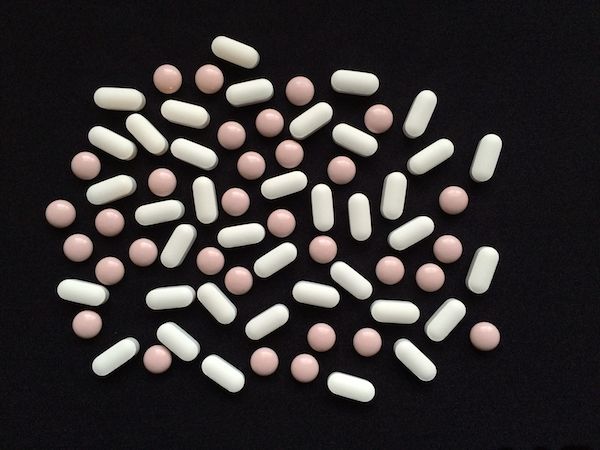
#> input picture practicals/p2/pills.png, 600 x 450 px
$ python p2.py
#> lines starting #> are read from the running program, lines starting #| are printed output that depends on the picture; after the words box and inside, x2 and y2 are one past the last pixel; in counts of white or black regions, pixels touching at a corner belong together
import cv2
import skimage
from skimage import measure
import numpy as np
import matplotlib.pyplot as plt

# Step 1: preprocessing
"""
The first step involves thresholding and converting the image to a binary image, as we did in Practical
00. The result will be a binary image with each object of interest expressed as a connected component of
white pixels. Intensity of images that you will process in class may have some linear trend, thus its removal
should help in getting a better binary image (do you remember one of the example dyadic point
operators?). You may also see the need for histogram equalization before binarization. As an example,
the binary image can be obtained in the following way, using the Fisher ratio-based thresholding
approach (we use Otsu’s implementation):
"""

# read the image in but this reads it in rgb
img = cv2.imread("pills.png")
#> img is the input picture: shape (450, 600, 3); mean B, G, R 51.2, 51.4, 55.8

#turn to greyscale
grey = cv2.cvtColor(img, cv2.COLOR_BGR2GRAY)
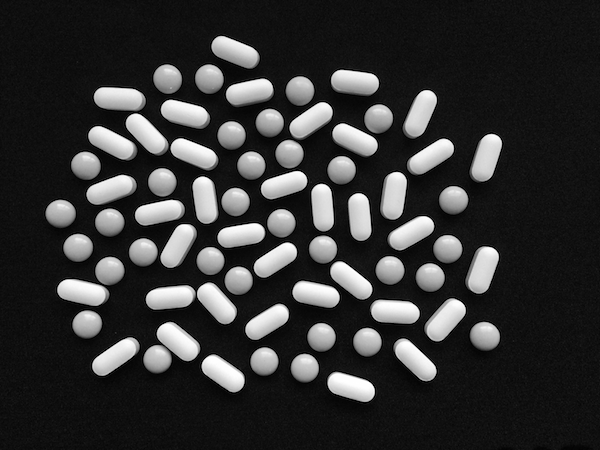
#> grey: shape (450, 600); min 0, max 255, mean 52.7

# doing this cuz said in instructions but maybe cuz some pills r pink?
#equalized = cv2.equalizeHist(grey)

#otsu finds the threshold and it will seperate the pills (makke them white) and the background 0, basically maximizing the intensity btw background
#and foreground??
ret1, binary = cv2.threshold(grey, 0, 255, cv2.THRESH_BINARY+cv2.THRESH_OTSU)
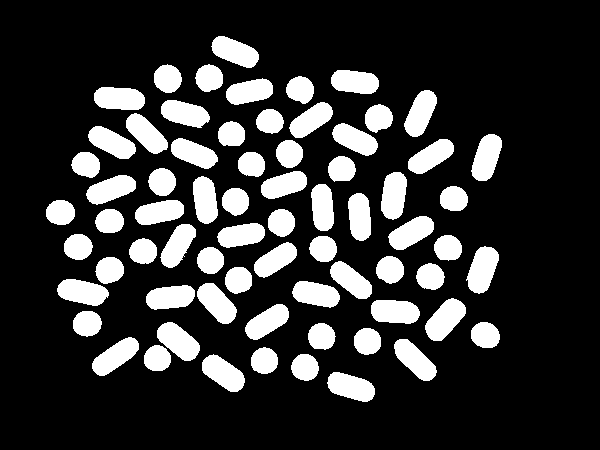
#> binary: shape (450, 600); 20.3% white; 70 white regions
#> ret1 = 105

# [6 lines of commented-out code are left out]
labels = measure.label(binary, 0)
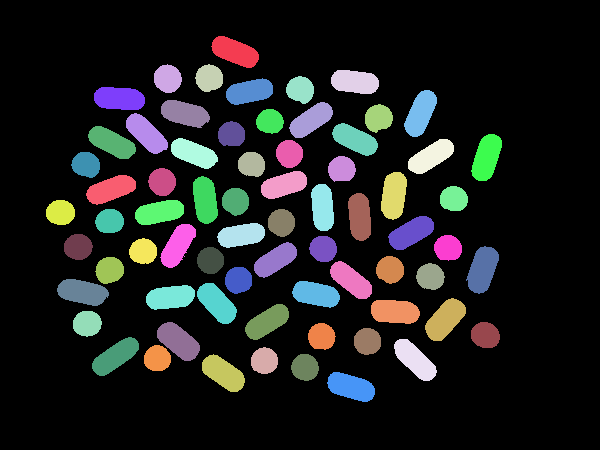
#> labels: shape (450, 600) int64; 71 distinct labels, from 0 to 70; one colour per label, 0 black
# [7 lines of commented-out code are left out]
features = measure.regionprops(labels)
#> features = 70 regions; largest, box (x1, y1, x2, y2) and area: (425, 298, 466, 341) 1057, (466, 246, 499, 294) 1047, (157, 322, 200, 361) 1022, (57, 279, 109, 306) 999, (94, 87, 145, 110) 995

# step 4: classification
'''
If we use regionprops to get major and minor axis length for each connected component, and plot the
histogram of their ratio, we see that this single feature is sufficient to classify these shapes perfectly:

Now, when we have the features extracted, we can build a simple classifier to classify the objects: just check
if the ratio is above, say, 1.5. If it is, the object is elliptical. If it is not, the object is round.
'''
ratios = []

for region in features:
    major = region.major_axis_length
    minor = region.minor_axis_length

    if minor > 0:   # avoid division by zero
        ratio = major / minor
        ratios.append(ratio)
#> this loop made 70 passes
#> (major, minor, ratio) on passes 1 to 12: (52.61, 23.63, 2.23), (28.86, 27.4, 1.05), (28, 27.18, 1.03), (51.26, 23.46, 2.18), (28.72, 26.09, 1.1), (50.84, 23.1, 2.2), (54.43, 23.52, 2.31), (52.15, 23.84, 2.19), (51.94, 23.5, 2.21), (51.23, 22.71, 2.26), (29.14, 26.54, 1.1), (27.88, 24.63, 1.13)
#> after the loop, ratios = 70 values, max 2.52 at index 63, min 1.01 at index 45, mean 1.69

oval_count = 0
round_count = 0
for ratio in ratios:
    if ratio > 1.5:
        oval_count+=1
    else:
        round_count+=1
#> this loop made 70 passes
#> ratio on passes 1 to 12: 2.23, 1.05, 1.03, 2.18, 1.1, 2.2, 2.31, 2.19, 2.21, 2.26, 1.1, 1.13
#> after the loop, oval_count = 38; round_count = 32

print(f"{oval_count} oval pills and {round_count} round pills")
#| 38 oval pills and 32 round pills

plt.hist(ratios, bins=10)
plt.xlabel("Major/Minor Axis Length Ratio")
plt.ylabel("Number of Objects")
plt.title("Histogram of Shape Ratios")
plt.show()
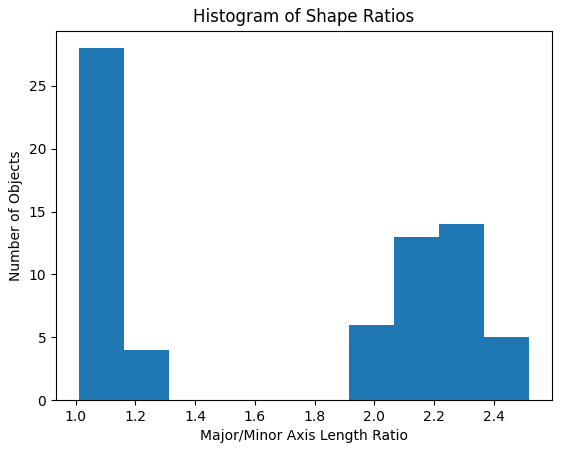
#> figure drawn by matplotlib, 1 panel; tallest bar 28 high, from x = 1.01 to 1.16
